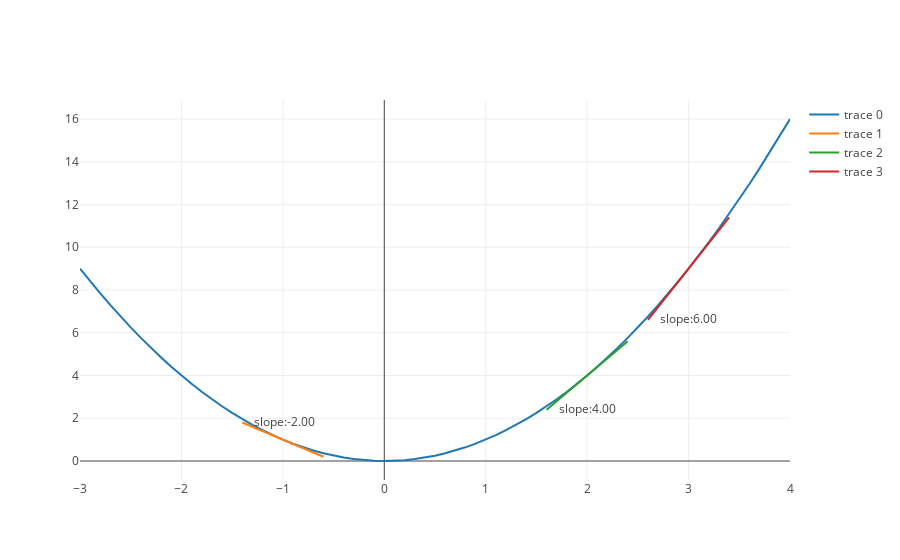

Write notebook code for a chart like this one.
### Markdown cell above
We won't prove the power rule here.  But hopefully you can see that it does seem to fit our graph of the function $f(x) = x^2$ and of the lines tangent to $f(x)$.

### Code cell
import plotly
from plotly.offline import iplot, init_notebook_mode
init_notebook_mode(connected=True)

unscaled_values = list(range(-30, 41, 1))
x_values = list(map(lambda point: point/10, unscaled_values))

def y(x):
    return x**2

def line_function_data(line_function, x_values):
    y_values = list(map(lambda x: line_function(x), x_values))
    return {'x': x_values, 'y': y_values}

def build_tangent_line(original_function, x, line_length = 5, delta = .01):
    curve_at_point = derivative_at(original_function, x, delta)
    slope = curve_at_point['slope']
    x_minus = x - line_length
    x_plus = x + line_length
    y = original_function(x)
    y_minus = y - slope * line_length
    y_plus = y + slope * line_length
    text = '    slope:' + format(slope, '.2f')
    return {'x': [x_minus, x, x_plus], 'y': [y_minus, y, y_plus], 'mode': 'lines+text', 'text': [text], 'textposition': 'right'}

def derivative_at(original_function, x, delta = .01):
    numerator = original_function(x + delta) - original_function(x)
    slope = numerator/delta
    return {'value': x, 'slope': slope}

tangent_at_neg_one = build_tangent_line(y, -1, .4, .001)
tangent_at_two = build_tangent_line(y, 2, .4, .001)
tangent_at_three = build_tangent_line(y, 3, .4, .001)

def plot(traces):
    plotly.offline.iplot(traces)

x_squared = line_function_data(y, x_values)

plot([x_squared, tangent_at_neg_one, tangent_at_two, tangent_at_three])

### Figure 1 — Plotly figure (JSON) as saved in the notebook; plotly's stock layout.template omitted (floating-point values rounded to 4 significant figures)
{"data": [{"x": [-3, -2.9, -2.8, -2.7, -2.6, -2.5, -2.4, -2.3, -2.2, -2.1, -2, -1.9, -1.8, -1.7, -1.6, -1.5, -1.4, -1.3, -1.2, -1.1, -1, -0.9, -0.8, -0.7, -0.6, -0.5, -0.4, -0.3, -0.2, -0.1, 0, 0.1, 0.2, 0.3, 0.4, 0.5, 0.6, 0.7, 0.8, 0.9, 1, 1.1, 1.2, 1.3, 1.4, 1.5, 1.6, 1.7, 1.8, 1.9, 2, 2.1, 2.2, 2.3, 2.4, 2.5, 2.6, 2.7, 2.8, 2.9, 3, 3.1, 3.2, 3.3, 3.4, 3.5, 3.6, 3.7, 3.8, 3.9, 4], "y": [9, 8.41, 7.84, 7.29, 6.76, 6.25, 5.76, 5.29, 4.84, 4.41, 4, 3.61, 3.24, 2.89, 2.56, 2.25, 1.96, 1.69, 1.44, 1.21, 1, 0.81, 0.64, 0.49, 0.36, 0.25, 0.16, 0.09, 0.04, 0.01, 0, 0.01, 0.04, 0.09, 0.16, 0.25, 0.36, 0.49, 0.64, 0.81, 1, 1.21, 1.44, 1.69, 1.96, 2.25, 2.56, 2.89, 3.24, 3.61, 4, 4.41, 4.84, 5.29, 5.76, 6.25, 6.76, 7.29, 7.84, 8.41, 9, 9.61, 10.24, 10.89, 11.56, 12.25, 12.96, 13.69, 14.44, 15.21, 16]}, {"mode": "lines+text", "text": ["    slope:-2.00"], "textposition": "right", "x": [-1.4, -1, -0.6], "y": [1.8, 1, 0.2004]}, {"mode": "lines+text", "text": ["    slope:4.00"], "textposition": "right", "x": [1.6, 2, 2.4], "y": [2.4, 4, 5.6]}, {"mode": "lines+text", "text": ["    slope:6.00"], "textposition": "right", "x": [2.6, 3, 3.4], "y": [6.6, 9, 11.4]}], "layout": {}}
